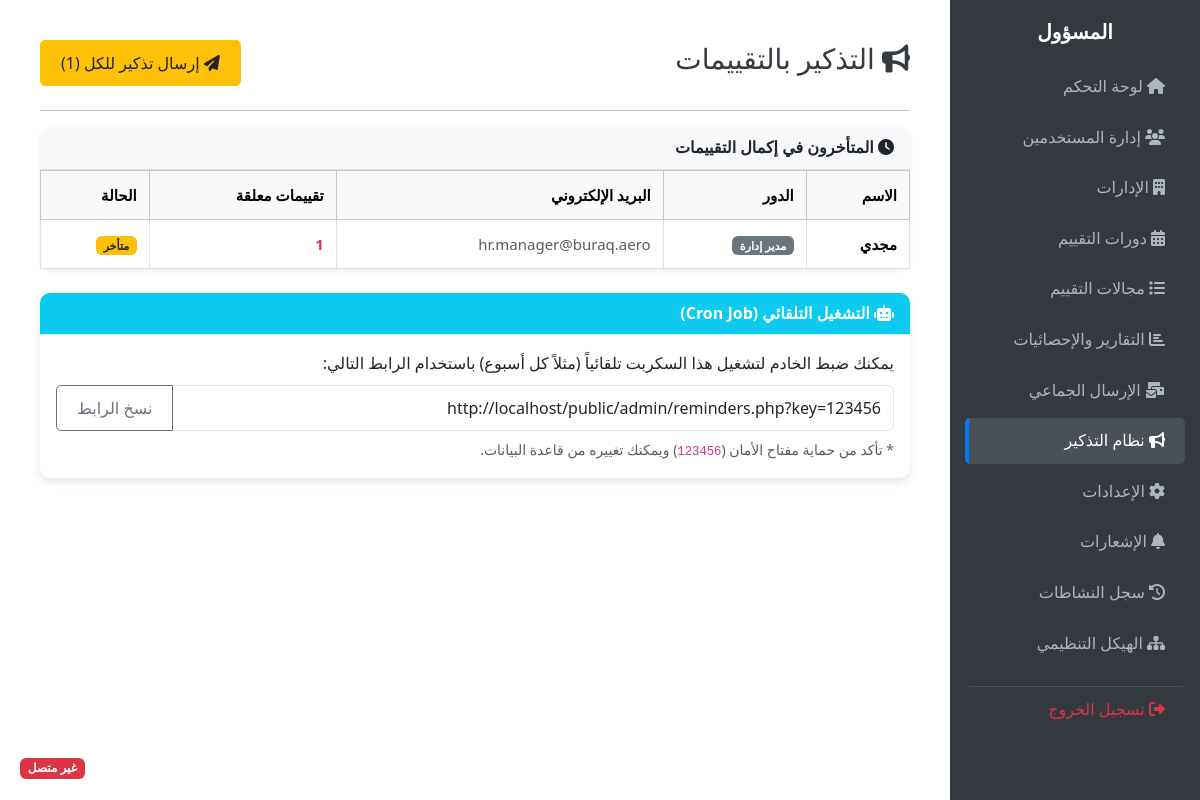
/public/admin/reminders.php (signed in), run on an earlier commit of the app's database.
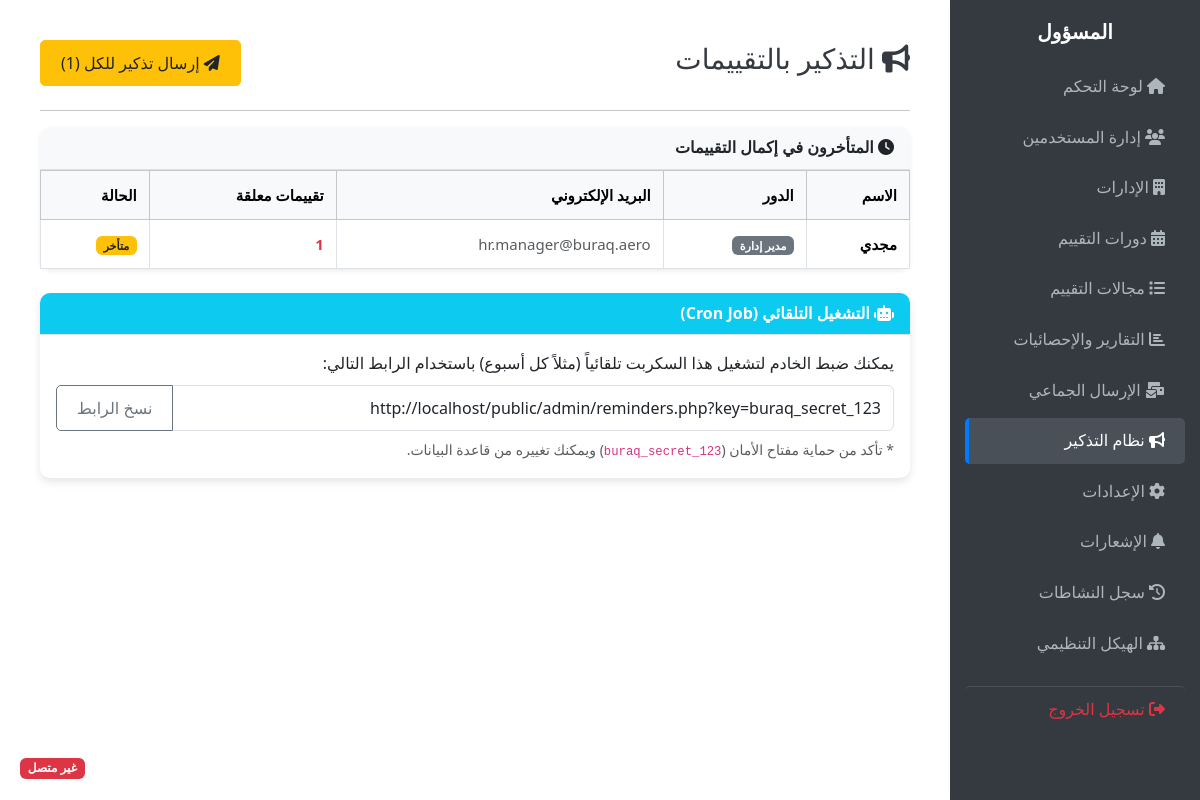
And on a later commit of the database.
### tables this page shows
CREATE TABLE `system_settings` (
  `id` int(10) UNSIGNED NOT NULL,
  `key` varchar(50) NOT NULL,
  `value` text DEFAULT NULL
);

### public/admin/reminders.php (the view, shortened to what the changed rows need)
<?php
require_once '../../app/core/db.php';
$cron_key_stmt = $pdo->query("SELECT value FROM system_settings WHERE `key` = 'cron_secret_key'");
$CRON_SECRET = $cron_key_stmt->fetchColumn() ?: '123456';
$active_cycle = $pdo->query("SELECT id, year FROM evaluation_cycles WHERE status = 'active' LIMIT 1")->fetch();
function getPendingEvaluators($pdo, $cycle_id) {
    $list = [];
    $managers = $pdo->query("SELECT id, name, email FROM users WHERE role = 'manager' AND status = 'active'")->fetchAll();
    foreach ($managers as $mgr) {
        $total_emp = $pdo->prepare("SELECT COUNT(*) FROM users WHERE manager_id = ? AND status='active' AND role != 'admin'");
        $total_emp->execute([$mgr['id']]);
        $total = $total_emp->fetchColumn();
        if ($total > 0) {
            $done = $pdo->prepare("SELECT COUNT(*) FROM employee_evaluations WHERE evaluator_id = ? AND cycle_id = ? AND evaluator_role = 'manager' AND status IN ('submitted', 'approved')");
            $done->execute([$mgr['id'], $cycle_id]);
            $completed = $done->fetchColumn();
            $pending = $total - $completed;
            if ($pending > 0) {
                $list[] = [
                    'id' => $mgr['id'],
                    'name' => $mgr['name'],
                    'email' => $mgr['email'],
                    'role' => 'مدير إدارة',
                    'pending' => $pending
                ];
            }
        }
    }
    $supervisors = $pdo->query("SELECT id, name, email FROM users WHERE role = 'supervisor' AND status = 'active'")->fetchAll();
    foreach ($supervisors as $sup) {
        $total_emp = $pdo->prepare("SELECT COUNT(*) FROM users WHERE supervisor_id = ? AND status='active'");
        $total_emp->execute([$sup['id']]);
        $total = $total_emp->fetchColumn();
        if ($total > 0) {
            $done = $pdo->prepare("SELECT COUNT(*) FROM employee_evaluations WHERE evaluator_id = ? AND cycle_id = ? AND evaluator_role = 'supervisor' AND status IN ('submitted', 'approved')");
            $done->execute([$sup['id'], $cycle_id]);
            $completed = $done->fetchColumn();
            $pending = $total - $completed;
        }
    }
    return $list;
}
$pending_list = $active_cycle ? getPendingEvaluators($pdo, $active_cycle['id']) : [];
?>
<!DOCTYPE html>
<html dir="rtl" lang="ar">
<head>
    <link href="https://cdn.jsdelivr.net/npm/bootstrap@5.3.2/dist/css/bootstrap.rtl.min.css" rel="stylesheet">
    <link rel="stylesheet" href="https://cdnjs.cloudflare.com/ajax/libs/font-awesome/6.4.0/css/all.min.css">
    <link rel="stylesheet" href="../assets/css/admin-dashboard.css">
</head>
<body class="admin-dashboard">
<main class="admin-main-content">
    <?php if (!$active_cycle): ?>
        <div class="alert alert-secondary">لا توجد بيانات للعرض.</div>
    <?php else: ?>
        <div class="card shadow-sm mb-4">
            <div class="card-header bg-light">
                <i class="fas fa-clock"></i> المتأخرون في إكمال التقييمات
            </div>
            <div class="card-body p-0">
                <div class="table-responsive">
                    <table class="table table-bordered table-hover mb-0 align-middle">
                        <thead class="table-light">
                            <tr>
                                <th>الاسم</th>
                                <th>الدور</th>
                                <th>البريد الإلكتروني</th>
                                <th>تقييمات معلقة</th>
                                <th>الحالة</th>
                            </tr>
                        </thead>
                        <tbody>
                            <?php if (empty($pending_list)): ?>
                                <tr><td colspan="5" class="text-center py-4 text-success"><i class="fas fa-check-circle"></i> ممتاز! جميع التقييمات مكتملة.</td></tr>
                            <?php else: ?>
                                <?php foreach ($pending_list as $u): ?>
                                <tr>
                                    <td class="fw-bold"><?= htmlspecialchars($u['name']) ?></td>
                                    <td><span class="badge bg-secondary"><?= $u['role'] ?></span></td>
                                    <td class="text-muted small"><?= htmlspecialchars($u['email']) ?></td>
                                    <td class="text-danger fw-bold"><?= $u['pending'] ?></td>
                                    <td><span class="badge bg-warning text-dark">متأخر</span></td>
                                </tr>
                                <?php endforeach; ?>
                            <?php endif; ?>
                        </tbody>
                    </table>
                </div>
            </div>
        </div>
        <div class="card border-info">
            <div class="card-header bg-info text-white">
                <i class="fas fa-robot"></i> التشغيل التلقائي (Cron Job)
            </div>
            <div class="card-body">
                <p>يمكنك ضبط الخادم لتشغيل هذا السكربت تلقائياً (مثلاً كل أسبوع) باستخدام الرابط التالي:</p>
                <div class="input-group">
                    <input type="text" class="form-control" value="<?= (isset($_SERVER['HTTPS']) ? "https" : "http") . "://$_SERVER[HTTP_HOST]" . dirname($_SERVER['PHP_SELF']) . "/reminders.php?key=" . $CRON_SECRET ?>" readonly id="cronLink">
                    <button class="btn btn-outline-secondary" onclick="copyLink()">نسخ الرابط</button>
                </div>
                <small class="text-muted mt-2 d-block">
                    * تأكد من حماية مفتاح الأمان (<code><?= $CRON_SECRET ?></code>) ويمكنك تغييره من قاعدة البيانات.
                </small>
            </div>
        </div>
    <?php endif; ?>
</main>
</body>
</html>

What changed in the data, as far as the page shows it:
added system_settings: value "http://localhost/public/admin/reminders.php?key=buraq_secret_123", value "buraq_secret_123"
Also different on the page:
form field value: "http://localhost/public/admin/reminders.php?key=123456" → (not shown)
$CRON_SECRET: "123456" → (not shown)
